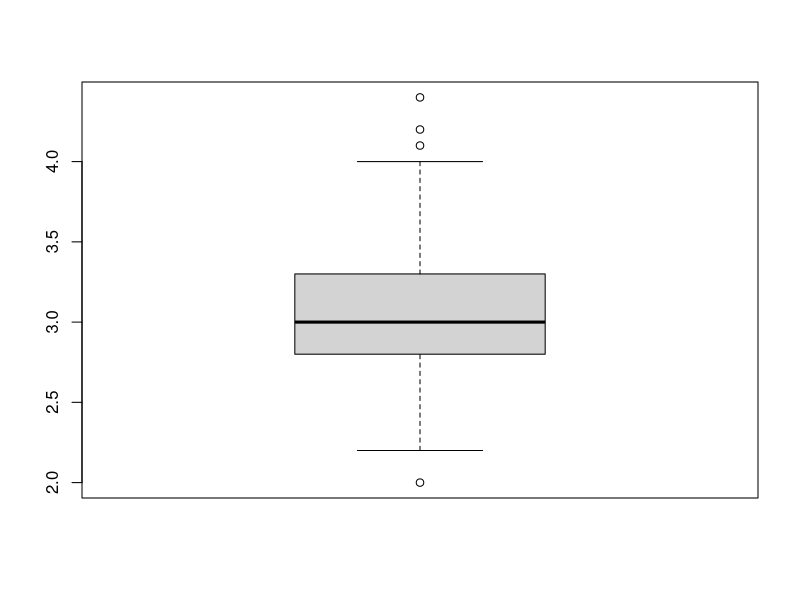
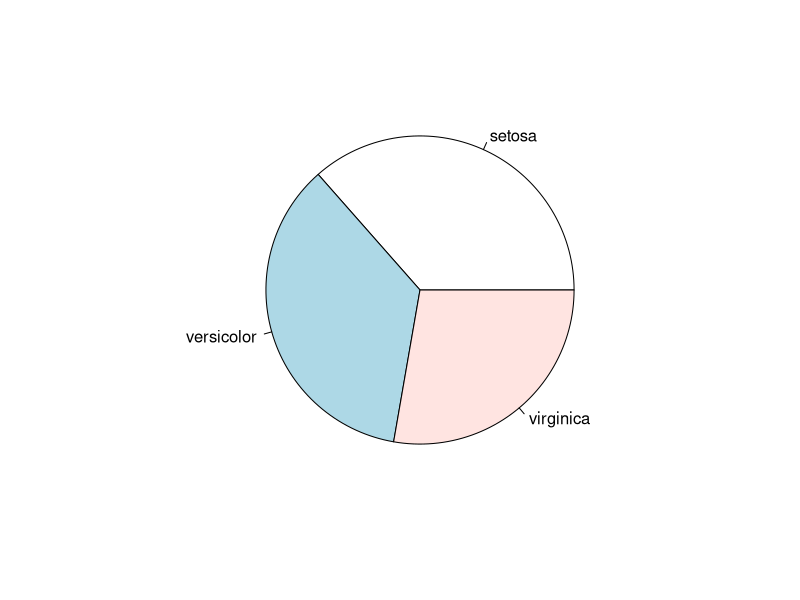

The R source for these figures, in order:
## ---- chunk 1
seq(1,10)
## ---- chunk 2
library(tidyverse)
## ---- chunk 3
x <- seq(1,100)
y <- seq(1,100,5)
print("The vector x is:")
(x)
print("The vector y is:")
(y)
print("The difference between the legths of x and y is")
(length(x)-length(y))
## ---- chunk 4
(x_square <- c(x[3]^2, x[6]^2, x[7]^2, x[10]^2, x[15]^2, x[22]^2, x[23]^2, x[24]^2, x[30]^2))
(mean(x_square[-4:-1]))
(median(x_square[5:9]))

## ---- chunk 5
#It would not be correct as as.numeric() 
#will convert the individual factor levels of 
#the factor variable to numeric values if they werent
#already numeric, hoever they will still 
#remain as factor levels.
## ---- chunk 6
#When importing the csv i would use the read.csv()
#function and set na.strings option to switch any strings
#that match ? or ! to the logical value NA 
#(i.e. c("?", "!"))
## ---- chunk 7
dummy_vec <- seq(1:100)
for(i in 1:100) {
  num <- 2^i
  den <- factorial(i-1)
  dummy_vec[i] <- num/den
}
(sum(dummy_vec))
## ---- chunk 8
dv1 <- seq(1,10)
dv2 <- seq(1,10)
for (i in 1:10){
  n1 <- 2^i
  d1 <- i^2
  n2 <- i^4
  d2 <- 4^i
  dv1[i] <- n1/d1
  dv2[i] <- n2/d2
  
}
(sum(dv1+dv2))

## ---- chunk 9
d_vec <- seq(0:10)
for(i in 0:10){
  d_vec[i] <- 1/factorial(i+1)
}
(sum(d_vec))
## ---- chunk 10
dummy_v <- seq(3,33)
for(i in 3:33){
  a <- 3*i
  b <- 3/(i^(1/3))
  dummy_v[i-2] <- a+b
}
(dummy_v)
for(i in 4:33){
  dummy_v[i-2] <- dummy_v[i-3]*dummy_v[i-2]
}
(dummy_v)
(dummy_v[31])
## ---- chunk 11
#the output of this r command is NA NA NA NA NA NA
#this is because the square brackets are used to find
#subsets corresponding to thindex inside the brackets
#if the index of the subset we want to select is NA 
#(not available) then for each element in the vector
#c(0:5) its representative in the subset [NA] 
#will also be unavailable.
## ---- chunk 12
#is.vector() checkes to see whether an object in 
#r is a vector. is.numeric() takes in a vector as input
#and checks to see if that vector is of numeric class.
## ---- chunk 13
#helps us build web applications without having to know 
#any html, css or javascript knowledge
#its free
#its compatible with R, and highly cusomisable/extensible
## ---- chunk 14
library(datasets)
## ---- chunk 15
head(iris, 10)
## ---- chunk 16
sapply(iris[c('Sepal.Length', 'Sepal.Width', 'Petal.Length', 'Petal.Width')], mean)

m_count <- sum(is.na(iris))
if(("NA"%in% iris)|
   ("na"%in% iris) | (""%in% iris)|(NA %in% iris) ){
  print("True")
  m_count<- m_count +1
}
str_c("There are ", m_count, " missing values")

## ---- chunk 17
#first when we read in the csv file we replace any
#variants of NA with the logical value NA 
#(As shown above).
#when using variables or instances in the data set in
#functions or as part of calculations we can use
#na.omit() to omit the missing values from our calculations.
#depending on how frequently NA values appear in certain
#variables, and how useful those variables are to our
#analysis we can remove those variables entirely  
# likewise, if certain variables our vital to our
#analysis, we can even consider removing entires
#instances where these variables have a NA value, or if
#these instances have a high occurence of NA values.
## ---- chunk 18
sapply(iris[c('Sepal.Length', 'Petal.Length')], sd)
## ---- chunk 19
summary(iris["Sepal.Width"])
str(iris)
sw_box <- boxplot(iris$Sepal.Width)
sw_box$out # this gives us the outliers of sepal.width; 4.4 4.1 4.2 2.0
#how have these been calculated? explain
## ---- chunk 20
sw_box$stats[4,] #give us the upper quartile

## ---- chunk 21
species_counts <- c(0,0,0)
for (row in 1:nrow(iris)){
  if ((iris[row, "Species"] == "setosa") & (iris[row, "Sepal.Length"]< 7)){
    species_counts[1] <- species_counts[1] +1
  }
  if((iris[row, "Species"] == "versicolor") & (iris[row, "Sepal.Length"]< 7)){
    species_counts[2] <- species_counts[2] +1
  }
  if((iris[row, "Species"] == "virginica") & (iris[row, "Sepal.Length"]< 7)){
    species_counts[3] <- species_counts[3] +1
  }}
species_counts
pie(species_counts, labels = c("setosa","versicolor", "virginica" ))


